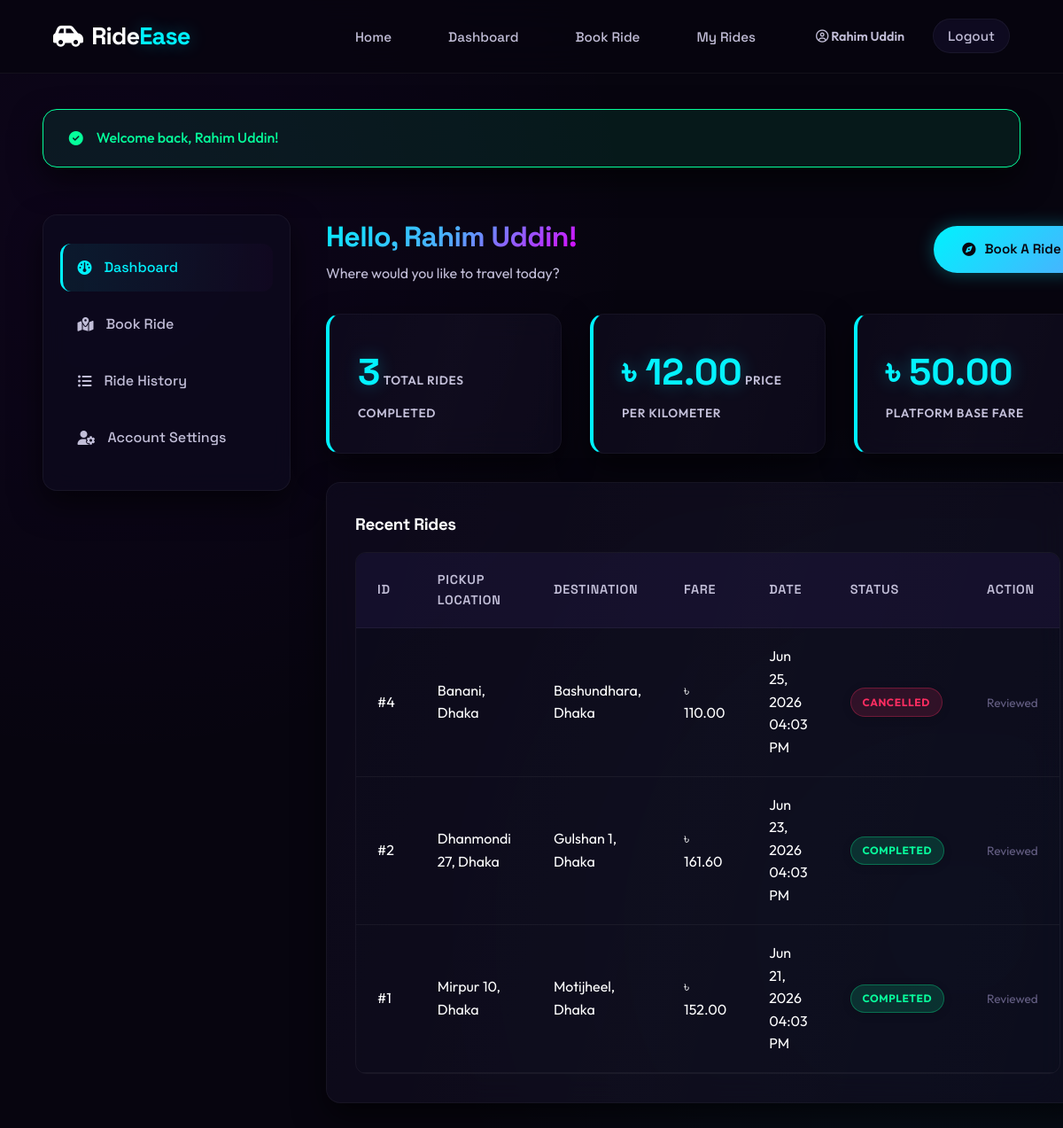
/passenger/dashboard.php (signed in), run on an earlier commit of the app's database.
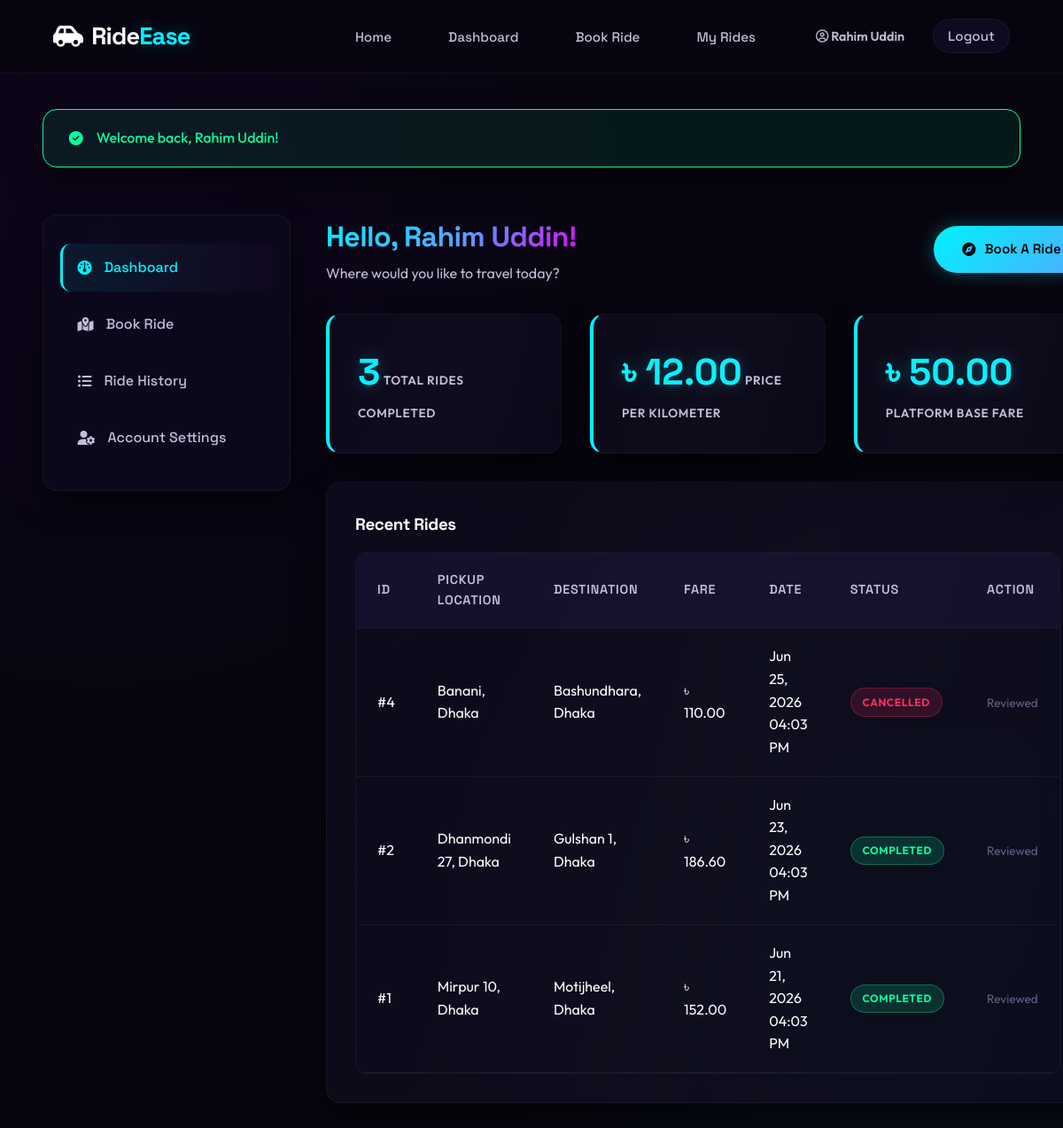
And on a later commit of the database.
### tables this page shows
CREATE TABLE IF NOT EXISTS ratings (
    id INT AUTO_INCREMENT PRIMARY KEY,
    ride_id INT NOT NULL UNIQUE,
    driver_id INT NOT NULL,
    passenger_id INT NOT NULL,
    rating TINYINT NOT NULL CHECK (rating BETWEEN 1 AND 5),
    feedback TEXT DEFAULT NULL,
    created_at DATETIME NOT NULL DEFAULT CURRENT_TIMESTAMP,
    FOREIGN KEY (ride_id) REFERENCES rides(id) ON DELETE CASCADE,
    FOREIGN KEY (driver_id) REFERENCES drivers(id) ON DELETE CASCADE,
    FOREIGN KEY (passenger_id) REFERENCES users(id) ON DELETE CASCADE
);

CREATE TABLE IF NOT EXISTS rides (
    id INT AUTO_INCREMENT PRIMARY KEY,
    passenger_id INT NOT NULL,
    driver_id INT DEFAULT NULL,
    pickup_location VARCHAR(255) NOT NULL,
    destination VARCHAR(255) NOT NULL,
    distance_km DECIMAL(8,2) NOT NULL DEFAULT 0,
    base_fare DECIMAL(8,2) NOT NULL DEFAULT 50.00,
    peak_multiplier DECIMAL(3,2) NOT NULL DEFAULT 1.00,
    discount_amount DECIMAL(8,2) NOT NULL DEFAULT 0.00,
    final_fare DECIMAL(8,2) NOT NULL DEFAULT 0.00,
    status ENUM('pending','assigned','on_ride','completed','cancelled') NOT NULL DEFAULT 'pending',
    payment_method ENUM('cash','bkash','card') DEFAULT NULL,
    coupon_id INT DEFAULT NULL,
    created_at DATETIME NOT NULL DEFAULT CURRENT_TIMESTAMP,
    assigned_at DATETIME DEFAULT NULL,
    started_at DATETIME DEFAULT NULL,
    completed_at DATETIME DEFAULT NULL,
    FOREIGN KEY (passenger_id) REFERENCES users(id) ON DELETE CASCADE,
    FOREIGN KEY (driver_id) REFERENCES drivers(id) ON DELETE SET NULL,
    FOREIGN KEY (coupon_id) REFERENCES coupons(id) ON DELETE SET NULL
);

### config/session.php (called while the page is built, shortened)
<?php
function currentUserName(): ?string {
    return $_SESSION['name'] ?? null;
}
function sanitize(string $input): string {
    return htmlspecialchars(trim($input), ENT_QUOTES, 'UTF-8');
}
function formatBDT(float $amount): string {
    return '৳ ' . number_format($amount, 2);
}

### passenger/dashboard.php (the view, shortened to what the changed rows need)
<?php
require_once __DIR__ . '/../config/session.php';
$db = getDB();
$userId = currentUserId();
$rides = [];
try {
    $historyStmt = $db->prepare("
        SELECT r.*, u.name as driver_name, ra.rating
        FROM rides r
        LEFT JOIN drivers d ON r.driver_id = d.id
        LEFT JOIN users u ON d.user_id = u.id
        LEFT JOIN ratings ra ON ra.ride_id = r.id
        WHERE r.passenger_id = ? AND r.status IN ('completed', 'cancelled')
        ORDER BY r.id DESC LIMIT 5
    ");
    $historyStmt->execute([$userId]);
    $rides = $historyStmt->fetchAll();
} catch (PDOException $e) {
    error_log("History check error: " . $e->getMessage());
}
require_once __DIR__ . '/../includes/header.php';
?>
<div class="dashboard-layout">
    <div class="dashboard-content">
        <div style="display:flex; justify-content:space-between; align-items:center; margin-bottom: 2rem;">
            <div>
                <h1 class="gradient-text" style="margin-bottom:0.2rem;">Hello, <?php echo sanitize(currentUserName()); ?>!</h1>
            </div>
        </div>
        <div class="card">
            <div class="table-responsive">
                <table>
                    <thead>
                        <tr>
                            <th>ID</th>
                            <th>Pickup Location</th>
                            <th>Destination</th>
                            <th>Fare</th>
                            <th>Date</th>
                            <th>Status</th>
                            <th>Action</th>
                        </tr>
                    </thead>
                    <tbody>
                        <?php if (empty($rides)): ?>
                            <tr>
                                <td colspan="7" class="text-center text-muted">No rides requested yet. Click "Book Ride" to start.</td>
                            </tr>
                        <?php else: ?>
                            <?php foreach ($rides as $r): ?>
                                <tr>
                                    <td>#<?php echo $r['id']; ?></td>
                                    <td><?php echo sanitize($r['pickup_location']); ?></td>
                                    <td><?php echo sanitize($r['destination']); ?></td>
                                    <td><?php echo formatBDT($r['final_fare']); ?></td>
                                    <td><?php echo date('M d, Y h:i A', strtotime($r['created_at'])); ?></td>
                                    <td><span class="badge badge-<?php echo $r['status']; ?>"><?php echo $r['status']; ?></span></td>
                                    <td>
                                        <?php if ($r['status'] === 'completed' && !$r['rating']): ?>
                                            <a href="track_ride.php?ride_id=<?php echo $r['id']; ?>" class="btn btn-secondary" style="padding: 0.3rem 0.8rem; font-size:0.8rem;">Rate Driver</a>
                                        <?php else: ?>
                                            <span class="text-muted" style="font-size:0.85rem;">Reviewed</span>
                                        <?php endif; ?>
                                    </td>
                                </tr>
                            <?php endforeach; ?>
                        <?php endif; ?>
                    </tbody>
                </table>
            </div>
        </div>
    </div>
</div>

What changed in the data, as far as the page shows it:
changed through a linked row, ratings "Dhanmondi 27, Dhaka": ride.final_fare "৳ 161.60" → "৳ 186.60"
